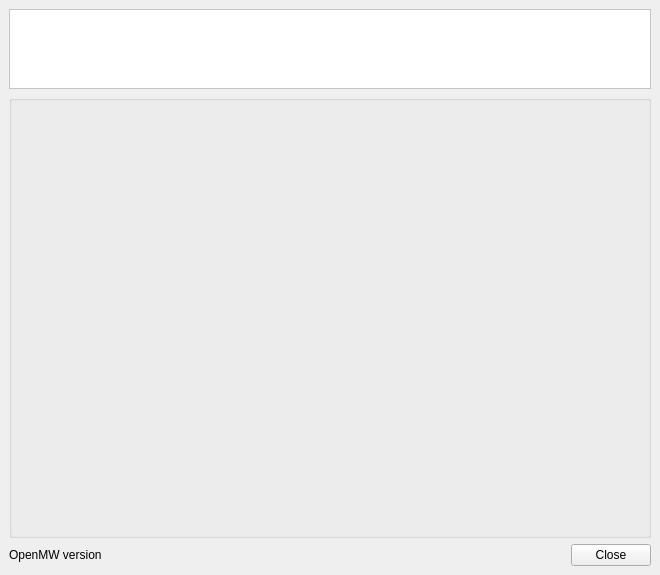
<?xml version="1.0" encoding="UTF-8"?>
<ui version="4.0">
 <class>MainWindow</class>
 <widget class="QMainWindow" name="MainWindow">
  <property name="geometry">
   <rect>
    <x>0</x>
    <y>0</y>
    <width>635</width>
    <height>575</height>
   </rect>
  </property>
  <property name="minimumSize">
   <size>
    <width>660</width>
    <height>535</height>
   </size>
  </property>
  <property name="windowTitle">
   <string>OpenMW Launcher</string>
  </property>
  <property name="windowIcon">
   <iconset resource="../launcher/launcher.qrc">
    <normaloff>:/images/openmw.png</normaloff>:/images/openmw.png</iconset>
  </property>
  <widget class="QWidget" name="centralwidget">
   <layout class="QVBoxLayout" name="verticalLayout_2">
    <item>
     <widget class="QListWidget" name="iconWidget">
      <property name="minimumSize">
       <size>
        <width>400</width>
        <height>80</height>
       </size>
      </property>
      <property name="maximumSize">
       <size>
        <width>16777215</width>
        <height>80</height>
       </size>
      </property>
      <property name="styleSheet">
       <string notr="true">#iconWidget {
    background-image: url(&quot;:/images/openmw-header.png&quot;);
    background-color: palette(base);
    background-repeat: no-repeat;
    background-attachment: scroll;
    background-position: right;
}
</string>
      </property>
     </widget>
    </item>
    <item>
     <widget class="QGroupBox" name="groupBox">
      <property name="title">
       <string/>
      </property>
      <layout class="QVBoxLayout" name="verticalLayout">
       <item>
        <widget class="QStackedWidget" name="pagesWidget"/>
       </item>
      </layout>
     </widget>
    </item>
    <item>
     <layout class="QHBoxLayout" name="horizontalLayout">
      <item>
       <widget class="QLabel" name="versionLabel">
        <property name="text">
         <string>OpenMW version</string>
        </property>
       </widget>
      </item>
      <item>
       <spacer name="horizontalSpacer">
        <property name="orientation">
         <enum>Qt::Horizontal</enum>
        </property>
        <property name="sizeHint" stdset="0">
         <size>
          <width>40</width>
          <height>20</height>
         </size>
        </property>
       </spacer>
      </item>
      <item>
       <widget class="QDialogButtonBox" name="buttonBox">
        <property name="standardButtons">
         <set>QDialogButtonBox::Close</set>
        </property>
       </widget>
      </item>
     </layout>
    </item>
   </layout>
  </widget>
 </widget>
 <resources>
  <include location="../launcher/launcher.qrc"/>
 </resources>
 <connections/>
</ui>
